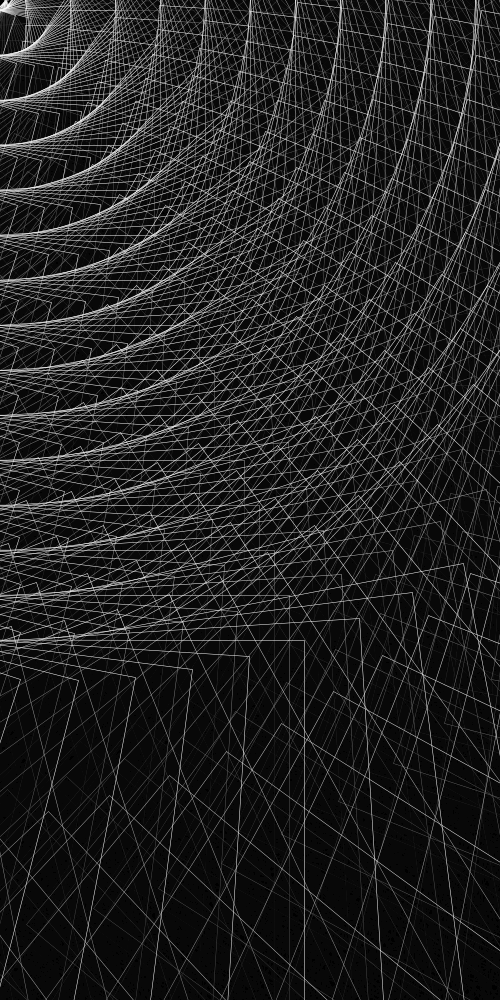
Frame 1 (no input)
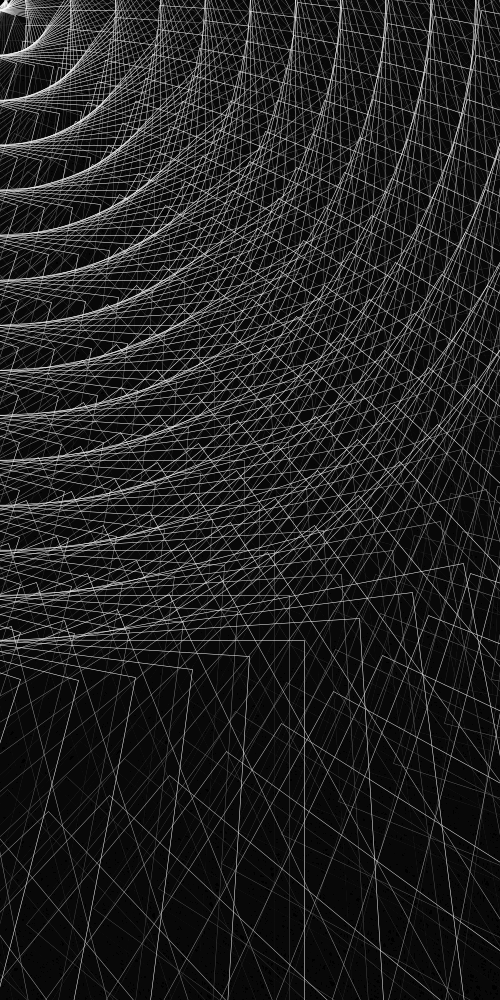
Frame 2 (the mouse pressed at the canvas centre, redrawn once)

The Processing sketch that drew these frames (run headless with seeded random() and noise(); the mouse was pressed at the canvas centre and the sketch redrawn once):

// Processing sketch: processing_32265
// ── processing_32265.pde

int change=15;
int a=700;
int d=600;
int b=500;
int c=1000;
int e=400;
int f=255;

void setup() {
  size(500,1000);
  rectMode(CENTER);
  stroke(f);
  fill(0,0,0,15);
  smooth();
  background(0);
  strokeWeight(.5);
 
}

void draw (){
  
  noLoop();
  for(int i=0; i < height; i=i+change) {
  for(int j=0; j < height; j=j+change){
    rect(i,j,a,a);
    rotate(PI/50);
    
  }
  
  
  }
}
